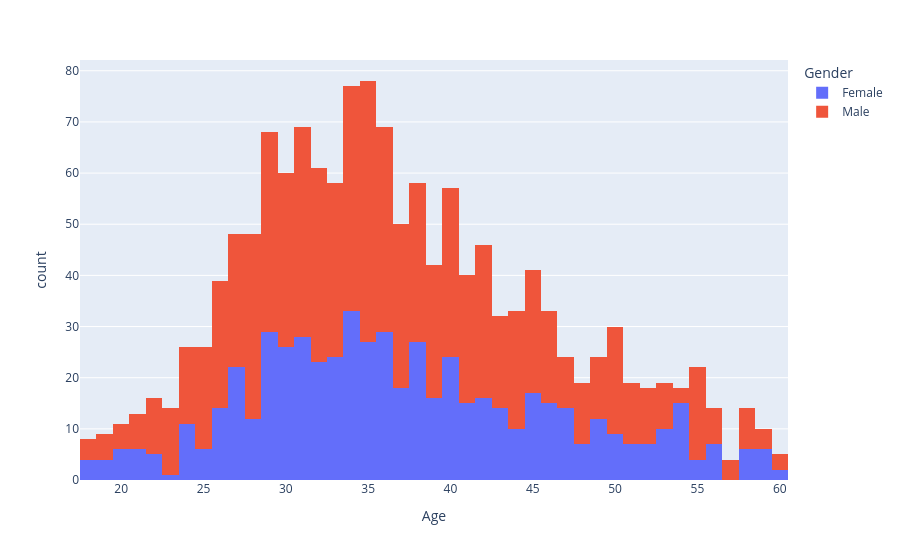
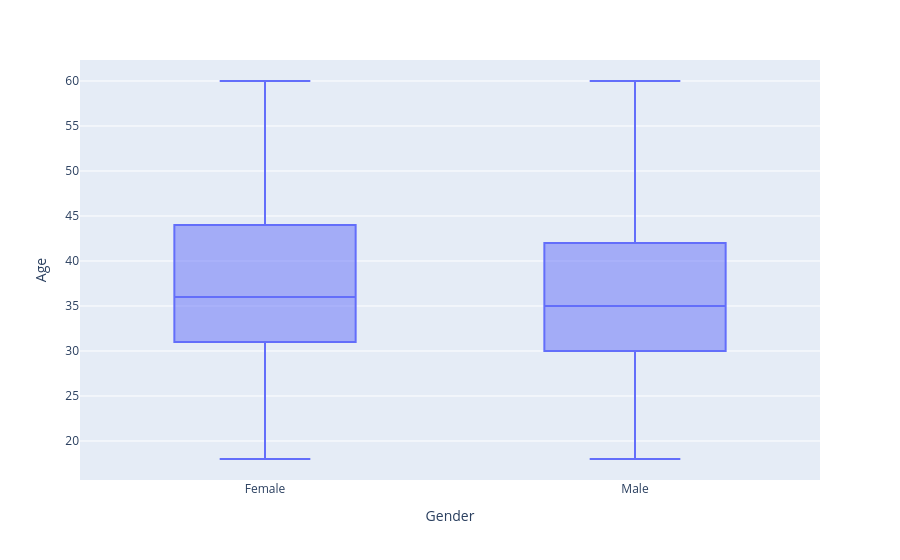

The code cell stored with these charts, in order, in its notebook:
### Markdown cell above
7. Is the distribution of ages different for men and women?
Find two ways of investigating the difference

### Code cell
fig = px.histogram(df, x = "Age", color = "Gender")
fig.show()

fig = px.box(df, x = "Gender", y = "Age")
fig.show()

### Figure 1 — Plotly figure (JSON) as saved in the notebook; plotly's stock layout.template omitted (floating-point values rounded to 4 significant figures; data arrays with more than 128 entries replaced by an {"elided": "..."} marker saying what was removed)
{"data": [{"bingroup": "x", "hovertemplate": "Gender=Female<br>Age=%{x}<br>count=%{y}<extra></extra>", "legendgroup": "Female", "marker": {"color": "#636efa", "pattern": {"shape": ""}}, "name": "Female", "orientation": "v", "showlegend": true, "type": "histogram", "x": {"elided": "588 int values"}, "xaxis": "x", "yaxis": "y"}, {"bingroup": "x", "hovertemplate": "Gender=Male<br>Age=%{x}<br>count=%{y}<extra></extra>", "legendgroup": "Male", "marker": {"color": "#EF553B", "pattern": {"shape": ""}}, "name": "Male", "orientation": "v", "showlegend": true, "type": "histogram", "x": {"elided": "882 int values"}, "xaxis": "x", "yaxis": "y"}], "layout": {"barmode": "relative", "legend": {"title": {"text": "Gender"}, "tracegroupgap": 0}, "margin": {"t": 60}, "xaxis": {"anchor": "y", "domain": [0, 1], "title": {"text": "Age"}}, "yaxis": {"anchor": "x", "domain": [0, 1], "title": {"text": "count"}}}}

### Figure 2 — Plotly figure (JSON) as saved in the notebook; plotly's stock layout.template omitted (floating-point values rounded to 4 significant figures; data arrays with more than 128 entries replaced by an {"elided": "..."} marker saying what was removed)
{"data": [{"alignmentgroup": "True", "hovertemplate": "Gender=%{x}<br>Age=%{y}<extra></extra>", "legendgroup": "", "marker": {"color": "#636efa"}, "name": "", "notched": false, "offsetgroup": "", "orientation": "v", "showlegend": false, "type": "box", "x": {"elided": "1470 str values"}, "x0": " ", "xaxis": "x", "y": {"elided": "1470 int values"}, "y0": " ", "yaxis": "y"}], "layout": {"boxmode": "group", "legend": {"tracegroupgap": 0}, "margin": {"t": 60}, "xaxis": {"anchor": "y", "domain": [0, 1], "title": {"text": "Gender"}}, "yaxis": {"anchor": "x", "domain": [0, 1], "title": {"text": "Age"}}}}
